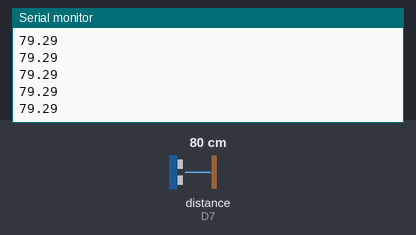
Bench run of a sketch on a simulated ESP8266 (NodeMCU). Parts: the last lines printed to the serial monitor. Wiring (inferred from the names in the program): ultrasonic range finder: trigger D8; echo D7. The test bench sets the inputs (shaded band); at power-on: distance to the obstacle (sensor on D7) 80 cm. The echo pulse lasts 58.3 µs per cm.

Above: at 1.2 s.
1.3 s: distance to the obstacle (sensor on D7) set to 2 cm
At 1.37 s:
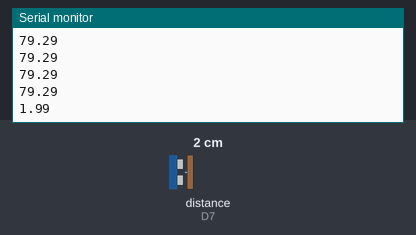
2.8 s: distance to the obstacle (sensor on D7) set to 4 cm
At 2.88 s:
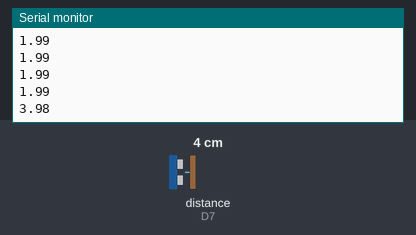
Timing chart, 0 to 5.8 s (numbered marks = the images above; inputs shaded):
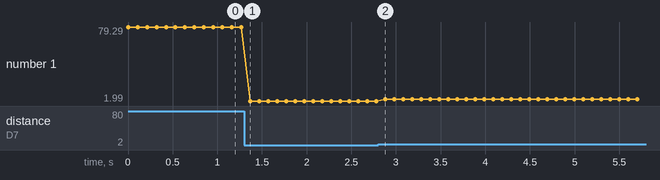

The sketch:

distance.ino
```cpp
// ESP8266 with distance sensor (HC-SR04) using D8 and D7
const int trigPin = D8;  // D8 is GPIO15 on ESP8266
const int echoPin = D7;  // D7 is GPIO13 on ESP8266

void setup() {
  // Initialize Serial connection
  Serial.begin(115200);

  // Initialize pins
  pinMode(trigPin, OUTPUT);
  pinMode(echoPin, INPUT);

  Serial.println("Distance Sensor Ready");
}

float measureDistance() {
  // Clear the trigger pin
  digitalWrite(trigPin, LOW);
  delayMicroseconds(2);

  // Set the trigger pin HIGH for 10 microseconds
  digitalWrite(trigPin, HIGH);
  delayMicroseconds(10);
  digitalWrite(trigPin, LOW);

  // Read the echo pin, returns the sound wave travel time in microseconds
  long duration = pulseIn(echoPin, HIGH);

  // Calculate the distance
  float distance = duration * 0.034 / 2;

  return distance;
}

void loop() {
  // Measure distance
  float distance = measureDistance();

  // Send distance over serial
  Serial.println(distance);

  delay(100); // Measure 10 times per second
}
```

Measured:
- after the input at 1.3 s, the serial monitor: prints a new line after 0.07 s (image 1)
- after the input at 2.8 s, the serial monitor: prints a new line after 0.08 s (image 2)
- plotted number 1: 79.29 → 1.99 after the input at 1.3 s, 1.99 → 3.98 after the input at 2.8 s
